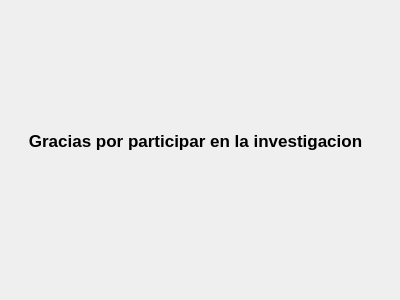
<?xml version="1.0" encoding="UTF-8"?>
<ui version="4.0">
 <class>Dialog</class>
 <widget class="QDialog" name="Dialog">
  <property name="geometry">
   <rect>
    <x>0</x>
    <y>0</y>
    <width>400</width>
    <height>300</height>
   </rect>
  </property>
  <property name="windowTitle">
   <string>Dialog</string>
  </property>
  <widget class="QLabel" name="text">
   <property name="geometry">
    <rect>
     <x>0</x>
     <y>90</y>
     <width>391</width>
     <height>101</height>
    </rect>
   </property>
   <property name="font">
    <font>
     <pointsize>13</pointsize>
     <weight>75</weight>
     <bold>true</bold>
    </font>
   </property>
   <property name="text">
    <string>Gracias por participar en la investigacion</string>
   </property>
   <property name="alignment">
    <set>Qt::AlignCenter</set>
   </property>
  </widget>
 </widget>
 <resources/>
 <connections/>
</ui>
